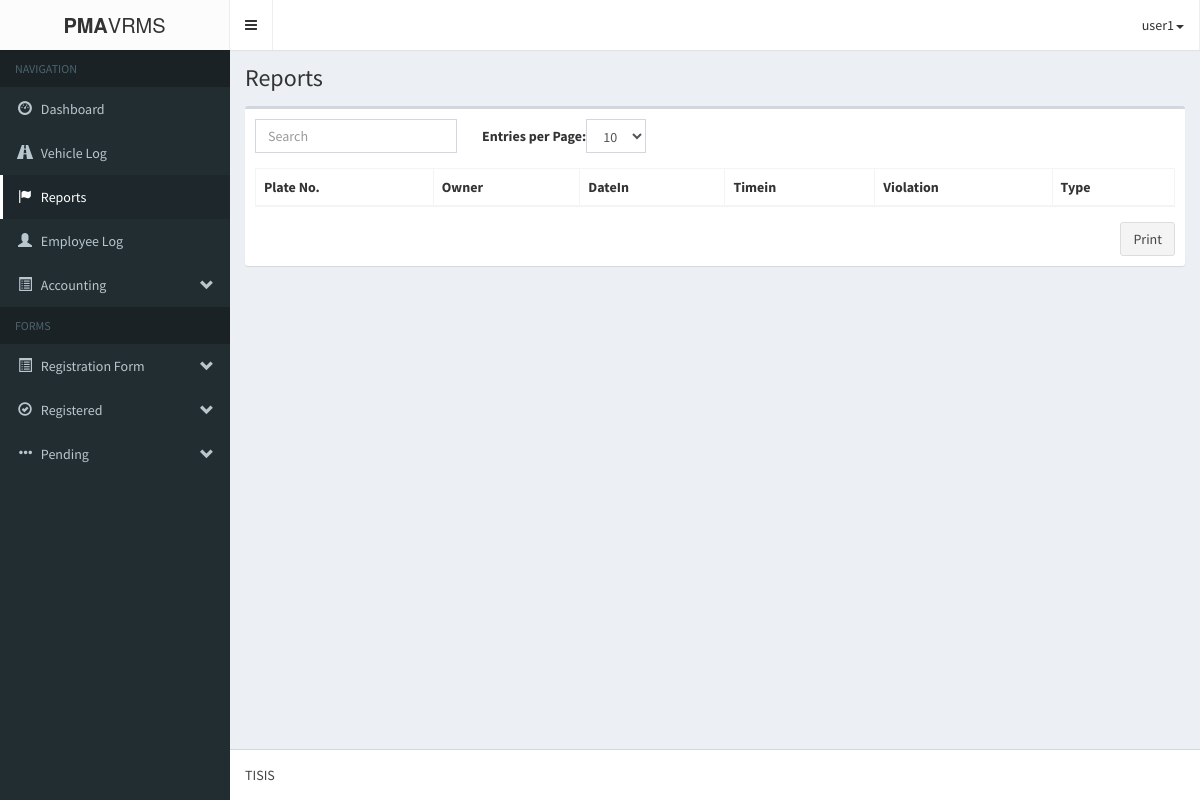
The app's page /pma-vrmsAdmin/reports.php (signed in), older data.
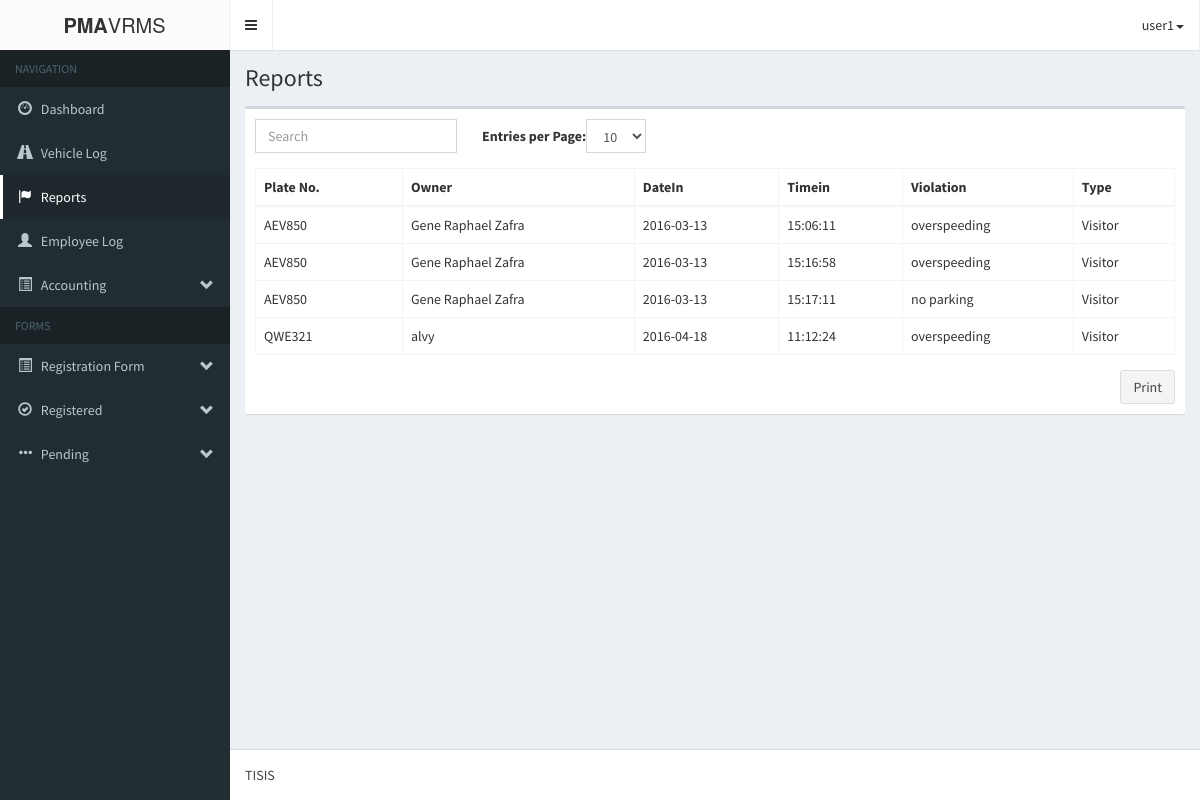
The same page, newer data.
### tables this page shows
CREATE TABLE IF NOT EXISTS `client_report` (
  `rid` int(11) NOT NULL AUTO_INCREMENT,
  `plateNum` varchar(7) NOT NULL,
  `owner` varchar(50) NOT NULL,
  `datein` date NOT NULL,
  `timein` time NOT NULL,
  `violation` text NOT NULL,
  `type` varchar(15) NOT NULL,
  `flag` int(11) NOT NULL,
  PRIMARY KEY (`rid`)
);

### pma-vrmsAdmin/login/session.php (called while the page is built, shortened)
<?php
	$dbc = mysqli_connect('localhost', 'root', '', 'pma-vrms');
	$user_check = $_SESSION['login_user'];
	$query = "SELECT username from admin_users
				WHERE username='$user_check'";
	$result = mysqli_query($dbc, $query)
				or die('Error querying database.');
	$row = mysqli_fetch_assoc($result);
	$login_session = $row['username'];
?>

### pma-vrmsAdmin/logic/registered_logic.php (called while the page is built, shortened)
<?php
	require_once('db/database.php');
	$database = new Database();
	$query = 'SELECT * FROM form1_applicantpd ORDER BY a_dateRegistered DESC';
	$database->execute($query);
	$query = 'SELECT * FROM form2_militarypd ORDER BY m_dateRegistered DESC';
	$database->execute($query);
	$query = "SELECT * FROM vehicle_information JOIN form1_applicantpd ON form1_applicantpd.a_vehicle_id = vehicle_information.vehicleId  WHERE form1_applicantpd.a_status='registered'  AND form1_applicantpd.a_renew_status = '1'";
	$database->execute($query);
	$query1 = "SELECT form2_militarypd.*, vehicle_information.* FROM form2_militarypd JOIN vehicle_information ON form2_militarypd.m_vehicle_id=vehicle_information.vehicleId WHERE form2_militarypd.m_status='registered' AND form2_militarypd.m_renew_status = '1'";
	$database->execute($query1);
	$query = 'SELECT * FROM client_log';
	$database->execute($query);
	$query = 'SELECT * FROM client_userlog';
	$database->execute($query);
	$query = 'SELECT * FROM client_report';
	$database->execute($query);
	$reports = array();
?>

### pma-vrmsAdmin/db/database.php (called while the page is built, shortened)
<?php
	class Database{
		private $database;
		private function connect(){
			$host			= 'localhost';
			$username		= 'root';
			$password		= '';
			$database_name	= 'pma-vrms';
			$port			= 3306;
			$this->database = mysqli_connect($host, $username, $password, $database_name, $port);
		}
		public function execute($query){
			$this->result = mysqli_query($this->database, $query) OR die(mysqli_error($this->database));
		}
	}
?>

### pma-vrmsAdmin/reports.php (the view, shortened to what this page needs)
<?php
include('login/session.php');
?>
<!DOCTYPE html>
<html>
<head>
	<link rel="stylesheet" href="bootstrap/css/bootstrap.min.css">
    <link rel="stylesheet" href="fonts/font-awesome.min.css">
    <link rel="stylesheet" href="css/style-main.min.css">
    <link rel="stylesheet" href="bootstrap/css/jquery.bdt.css">
    <link rel="stylesheet" href="css/skin.min.css">
</head>
<body class="hold-transition skin-black sidebar-mini">
    <div class="wrapper">
      <header class="main-header">
        <div class="logo">
          <span class="logo-lg"><b>PMA</b>VRMS</span>
        </div>
        <nav class="navbar navbar-static-top" role="navigation">
          <a href="#" class="sidebar-toggle" data-toggle="offcanvas" role="button">
          </a>
            <ul class="nav navbar-nav pull-right">
			<li class="drop-down">
				<a class="drop-down toggle" data-toggle="dropdown" href=""><?php echo $login_session; ?><span class="caret"></span></a>
			</li>
		</ul>
        </nav>
      </header>
      <aside class="main-sidebar">
        <section class="sidebar">
          <ul class="sidebar-menu">
            <li class="header">NAVIGATION</li>
            <li class=""><a href="index.php"><i class="glyphicon glyphicon-dashboard"></i> <span>Dashboard</span></a></li>
            <li><a href="vehicleLog.php"><i class="glyphicon glyphicon-road"></i> <span>Vehicle Log</span></a></li>
            <li class="active"><a href="reports.php"><i class="glyphicon glyphicon-flag"></i> <span>Reports</span></a></li>
            <li><a href="login/logbook_page.php"><i class="glyphicon glyphicon-user"></i> <span>Employee Log</span></a></li>
            <li class="treeview">
              <a href="#"><i class="glyphicon glyphicon-list-alt"></i> <span>Accounting</span> <i class="glyphicon glyphicon-chevron-down pull-right"></i></a>
            </li>
            <li class="header">FORMS</li>
            <li class="treeview">
              <a href="#"><i class="glyphicon glyphicon-list-alt"></i> <span>Registration Form</span> <i class="glyphicon glyphicon-chevron-down pull-right"></i></a>
            </li>
            <li class="treeview">
              <a href="#"><i class="glyphicon glyphicon-ok-circle"></i> <span>Registered</span> <i class="glyphicon glyphicon-chevron-down pull-right"></i></a>
            </li>
            <li class="treeview">
              <a href="#"><i class="glyphicon glyphicon-option-horizontal"></i> <span>Pending</span> <i class="glyphicon glyphicon-chevron-down pull-right"></i></a>
            </li>
          </ul>
        </section>
      </aside>
      <div class="content-wrapper">
        <section class="content-header">
          <h1>
            Reports
          </h1>
        </section>
        <section class="content">
	       <?php include('logic/registered_logic.php'); ?>
		<div class="'container">
			<div class="row">
				<div class="col-md-12">
                    <div class="box">
                        <div class="box-body">
                            <table class="table table-bordered table-hover" id="bootstrap-table">
                                <thead>
                                    <th>Plate No.</th>
                                    <th>Owner</th>
                                    <th>DateIn</th>
                                    <th>Timein</th>
                                    <th>Violation</th>
                                    <th>Type</th>
                                </thead>
                                <tbody>
                                    <?php
                                        foreach ($reports as $key => $report) {
                                            echo <<<DATA
                                                <tr id='report$key'>
                                                    <td style='display:none'>$report[rid]</td>
                                                    <td>$report[plateNum]</td>
                                                    <td>$report[owner]</td>
                                                    <td>$report[datein]</td>
                                                    <td>$report[timein]</td>
                                                    <td>$report[violation]</td>
                                                    <td>$report[type]</td>
                                                </tr>
DATA;
                                        }
                                    ?>
                                </tbody>
                            </table>
                            <button class="btn btn-default pull-right">Print</button>
                        </div>
                    </div>
                </div>
</section>
        <br/><br/>
        </div>
      <footer class="main-footer">
        TISIS
      </footer>
    </div>
</body>
</html>

Row changes from the older to the newer data that the page shows:
added client_report: plateNum "AEV850", owner "Gene Raphael Zafra", datein "2016-03-13", timein "15:06:11", violation "overspeeding", type "Visitor"
added client_report: plateNum "AEV850", owner "Gene Raphael Zafra", datein "2016-03-13", timein "15:16:58", violation "overspeeding", type "Visitor"
added client_report: plateNum "AEV850", owner "Gene Raphael Zafra", datein "2016-03-13", timein "15:17:11", violation "no parking", type "Visitor"
added client_report: plateNum "QWE321", owner "alvy", datein "2016-04-18", timein "11:12:24", violation "overspeeding", type "Visitor"
